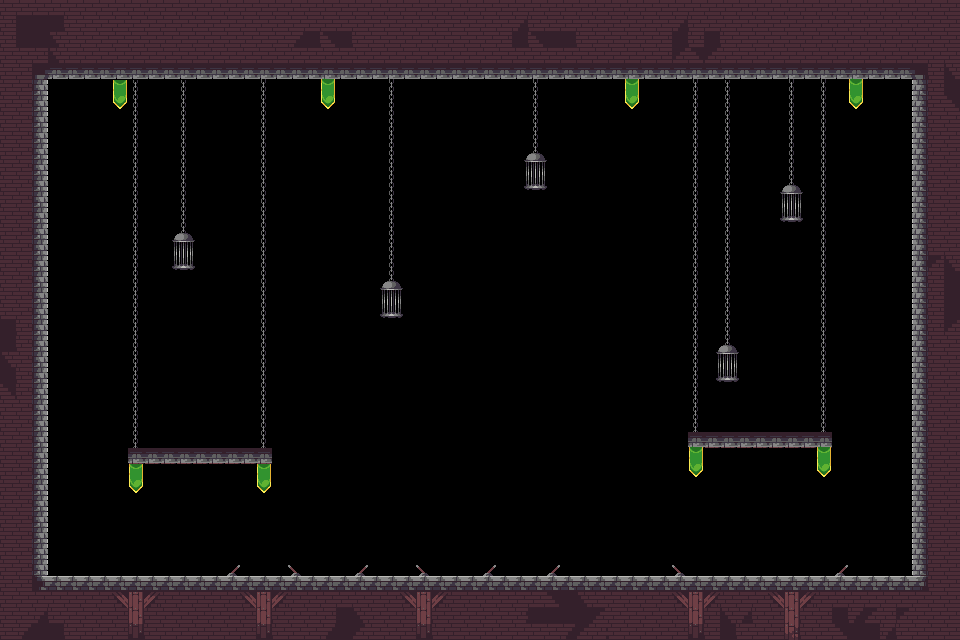

A level layout from a 2D game, rendered from its tile map. Below: a short description, then the map file with tile-grid data replaced by summaries:
An orthogonal 60x40 tile map with 16x16 px tiles, 2 tile layers (Suelo, Decoración).

<map version="1.0" orientation="orthogonal" renderorder="left-up" width="60" height="40" tilewidth="16" tileheight="16" nextobjectid="1">
 <tileset firstgid="1" name="Tileset" tilewidth="16" tileheight="16" tilecount="322">
  <image source="Tileset.png" width="368" height="224" />
 </tileset>
 <layer name="Suelo" width="60" height="40">
  <data>[2400 cells, 744 non-empty, 27 distinct tile ids]</data>
 </layer>
 <layer name="Decoración" width="60" height="40">
  <data>[2400 cells, 208 non-empty, 15 distinct tile ids]</data>
 </layer>
</map>
